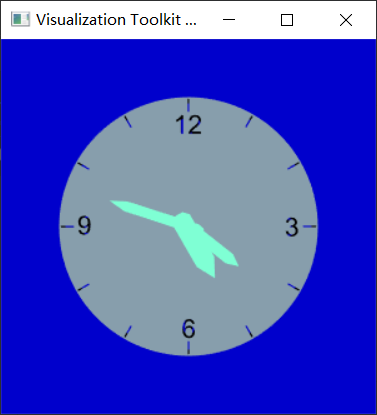

Write Python code to recreate this figure.
import vtk
from datetime import datetime
import time
dt1 = datetime.now()
reader1 = vtk.vtkSTLReader()
reader1.SetFileName("zuixinbiaopan.stl")
reader2 = vtk.vtkSTLReader()
reader2.SetFileName("shizhen.stl")
reader3 = vtk.vtkSTLReader()
reader3.SetFileName("fenzhen.stl")
reader4 = vtk.vtkSTLReader()
reader4.SetFileName("miaozhen.stl")

mapper1 = vtk.vtkPolyDataMapper ()
mapper1.SetInputConnection (reader1.GetOutputPort())
mapper2 = vtk. vtkPolyDataMapper ()
mapper2.SetInputConnection(reader2.GetOutputPort())
mapper3 = vtk. vtkPolyDataMapper ()
mapper3.SetInputConnection(reader3.GetOutputPort())
mapper4 = vtk. vtkPolyDataMapper ()
mapper4.SetInputConnection(reader4.GetOutputPort())

actor1 = vtk. vtkActor ()
actor1.SetMapper (mapper1)
actor2 = vtk. vtkActor()
actor2.SetMapper (mapper2)
actor3 = vtk. vtkActor()
actor3.SetMapper (mapper3)
actor4 = vtk. vtkActor()
actor4.SetMapper (mapper4)

renderer = vtk.vtkRenderer()
renderWindow = vtk.vtkRenderWindow()
renderWindow.AddRenderer(renderer)
renderWindowInteractor = vtk.vtkRenderWindowInteractor()
renderWindowInteractor.SetRenderWindow(renderWindow)

renderer.AddActor(actor1)
renderer.AddActor(actor2)
renderer.AddActor(actor3)
renderer.AddActor(actor4)

renderer.SetBackground(0,0,0.8)
actor1.SetOrigin(actor1.GetCenter())
actor2.SetOrigin(actor1.GetCenter())
actor3.SetOrigin(actor1.GetCenter())
actor4.SetOrigin(actor1.GetCenter())

actor1.GetProperty().SetColor(135/255,158/255,172/255)
actor2.GetProperty().SetColor(127/255,255/255,212/255)
actor3.GetProperty().SetColor(127/255,255/255,212/255)
actor4.GetProperty().SetColor(127/255,255/255,212/255)

actor1.RotateZ(-90)
actor2.RotateZ(-90)
actor3.RotateZ(-90)
actor4.RotateZ(-90)

# print(dt1.hour)               #时
# print(dt1.minute)             #分
# print(dt1.second)             #秒
if dt1.hour <=12 :
    dt1.hour += 12
actor2.RotateZ(-(dt1.hour-12)*30)
actor3.RotateZ(-dt1.minute*6)
actor4.RotateZ(-dt1.second*6)

while True:
    lasttimesecond = datetime.now().second
    # lasttimeminute = datetime.now().minute
    # lasttimehour = datetime.now().hour
    time.sleep(1)
    # start = time.time()
    miaozhenjiaodu = -abs(datetime.now().second-lasttimesecond) * 6
    # fenzhenjiaodu = -abs(datetime.now().minute - lasttimeminute) * 6
    # shizhenjiaodu = -abs(datetime.now().hour - lasttimehour) * 30
    actor2.RotateZ(miaozhenjiaodu/3600)
    actor3.RotateZ(miaozhenjiaodu/60)
    actor4.RotateZ(miaozhenjiaodu)
    renderWindow.Render()
    # print(time.time()-start)
